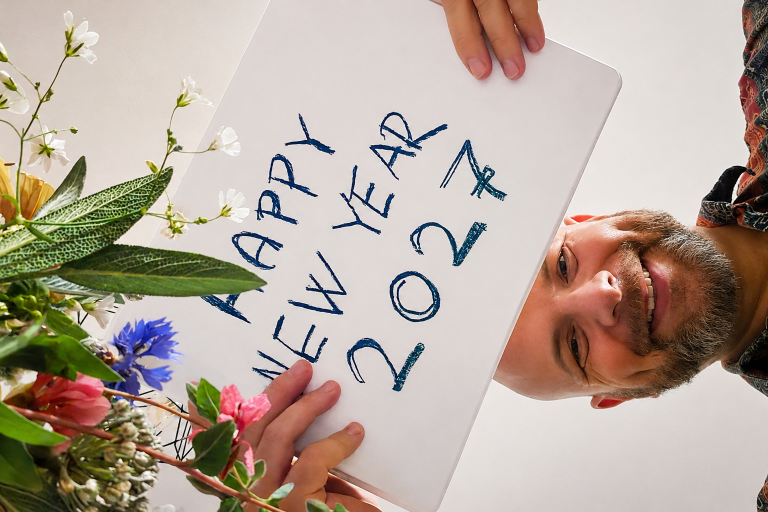
#> input picture marketing/07_happy_new_year/happy_new_year.png, 1536 x 1024 px (shown at 1/2 size)
$ python make_poster_07_happy_new_year.py
#> lines starting #> are read from the running program, lines starting #| are printed output that depends on the picture
### marketing/scripts/poster_kit.py
"""
Shared helpers for the marketing/*/make_poster_*.py scripts.

Every poster is a small script that imports this module, builds a Pillow
canvas, and calls poster.save(...). Keeps brand tokens (fonts, colors, logo
badge) and the repeated layout mechanics (crop, fade-to-bg, logo badge,
vertically centered footer text) in one place instead of re-copied per file.

Usage sketch:
    from poster_kit import *

    W, H = 1080, 1350
    canvas = Image.new("RGB", (W, H), BG)
    photo = Image.open(PHOTO).convert("RGB")
    canvas.paste(cover_crop(photo, W, 650), (0, 0))
    fade_to_bg(canvas, fade_top=520, fade_h=220)
    draw = ImageDraw.Draw(canvas)
    ...
    paste_logo(canvas, W, H)
"""
import os
from PIL import Image, ImageDraw, ImageFont

ROOT = os.path.dirname(os.path.dirname(os.path.dirname(os.path.abspath(__file__))))
FONT_DIR = os.path.join(ROOT, "marketing/fonts")
OUT_DIR = os.path.join(ROOT, "marketing/linkedin")
LOGO = os.path.join(ROOT, "landing/public/images/logo-icon.png")

GOLD = (228, 183, 80)
BG = (9, 7, 5)
WHITE = (238, 232, 222)
GRAY = (150, 140, 128)

PF_BOLD = "PlayfairDisplay-Bold.ttf"
PF_ITALIC = "PlayfairDisplay-BoldItalic.ttf"
DM_LIGHT = "DMSans-Light.ttf"
DM_REG = "DMSans-Regular.ttf"
DM_SEMI = "DMSans-SemiBold.ttf"
DM_BOLD = "DMSans-Bold.ttf"


def font(name, size):
    return ImageFont.truetype(os.path.join(FONT_DIR, name), size)


def wrap(draw, text, fnt, max_width):
    words = text.split(" ")
    lines = []
    cur = ""
    for word in words:
        trial = (cur + " " + word).strip()
        if draw.textlength(trial, font=fnt) <= max_width:
            cur = trial
        else:
            if cur:
                lines.append(cur)
            cur = word
    if cur:
        lines.append(cur)
    return lines


def draw_lines(draw, lines, fnt, x, y, fill, line_height):
    for line in lines:
        draw.text((x, y), line, font=fnt, fill=fill)
        y += line_height
    return y


def accent_line(draw, x, y, width=48, height=4, fill=GOLD):
    draw.rectangle([x, y, x + width, y + height], fill=fill)


# [11 lines left out: function cover_crop, not called in this run]


def fit_resize(img, target_w, target_h):
    """Resize img to exactly target_w x target_h with zero crop. Only call this
    when img's aspect ratio already matches target_w/target_h (pick the target
    band size to match the source photo instead of the other way around)."""
    return img.resize((target_w, target_h), Image.LANCZOS)


def fade_to_bg(canvas, fade_top, fade_h, bg=BG):
    """Gradient-fades the canvas from transparent to bg starting at fade_top,
    then fills solid bg for the remainder of the canvas below the fade."""
    w, h = canvas.size
    grad = Image.new("L", (1, fade_h), color=0)
    for i in range(fade_h):
        grad.putpixel((0, i), int(255 * (i / fade_h)))
    grad = grad.resize((w, fade_h))
    overlay = Image.new("RGB", (w, fade_h), bg)
    canvas.paste(overlay, (0, fade_top), grad)

    solid_top = fade_top + fade_h
    if solid_top < h:
        solid = Image.new("RGB", (w, h - solid_top), bg)
        canvas.paste(solid, (0, solid_top))


def paste_logo(canvas, canvas_w, canvas_h, pad_right=76, pad_bottom=66, box_size=84, icon_size=56, badge_fill=(18, 15, 12, 255)):
    """Pastes the gold-K logo in a rounded dark badge, bottom-right. Returns
    (x, y, box_size) of the badge so callers can vertically align footer text
    against it via draw_text_vcenter(..., center_y=y + box_size / 2)."""
    logo = Image.open(LOGO).convert("RGBA")
    box = Image.new("RGBA", (box_size, box_size), (0, 0, 0, 0))
    bd = ImageDraw.Draw(box)
    bd.rounded_rectangle([0, 0, box_size - 1, box_size - 1], radius=14, fill=badge_fill)
    icon = logo.resize((icon_size, icon_size), Image.LANCZOS)
    box.paste(icon, ((box_size - icon_size) // 2, (box_size - icon_size) // 2), icon)
    x = canvas_w - pad_right - box_size
    y = canvas_h - pad_bottom - box_size
    canvas.paste(box, (x, y), box)
    return x, y, box_size


# [17 lines left out: functions draw_text_vcenter, save_poster, not called in this run]

### marketing/scripts/make_poster_07_happy_new_year.py
"""
Generates the "Happy New Year" poster (1080x1080, square).
Photo band height (720) is chosen to exactly match the source photo's native
3:2 aspect ratio, so it renders with zero crop and no rotation.

Edit the CONTENT constants below and rerun:
    python3 marketing/scripts/make_poster_07_happy_new_year.py
"""
import os
from poster_kit import *

PHOTO = os.path.join(ROOT, "marketing/07_happy_new_year/happy_new_year.png")
OUTPUT_NAME = "poster-07-happy-new-year.png"

W, H = 1080, 1080
MARGIN = 68
PHOTO_H = 720  # = W / (1536/1024), the photo's exact native ratio -> zero crop


def make_poster():
    canvas = Image.new("RGB", (W, H), BG)

    photo = Image.open(PHOTO).convert("RGB")
#> photo is the input picture: PIL image 1536x1024 RGB; mean R, G, B 182, 167.7, 156
    canvas.paste(fit_resize(photo, W, PHOTO_H), (0, 0))
#> in fit_resize, `return img.resize((target_w, target_h), Image.LANCZOS)`:
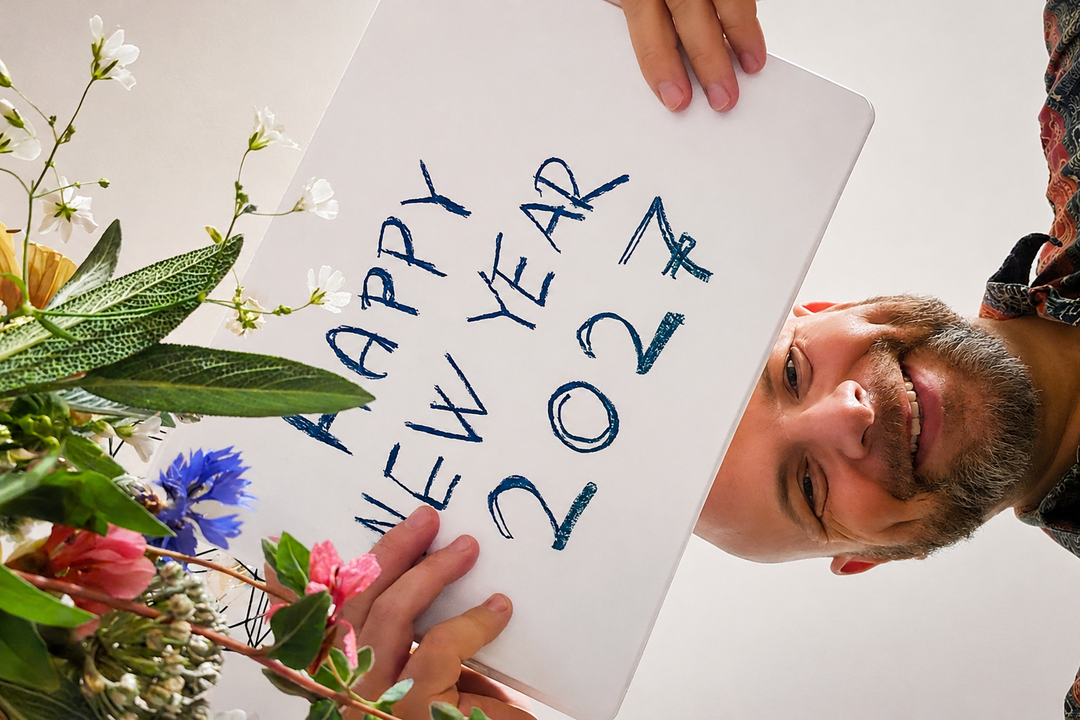
#> returned value: PIL image 1080x720 RGB; mean R, G, B 182.1, 167.7, 156
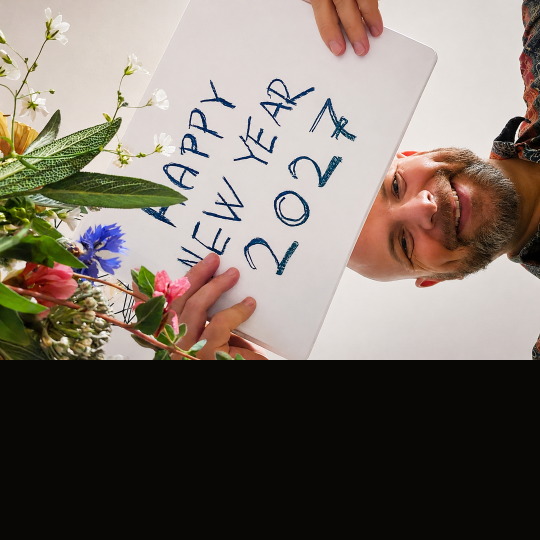
#> canvas: PIL image 1080x1080 RGB (shown at 1/2 size); mean R, G, B 124.4, 114.1, 105.7

    fade_to_bg(canvas, fade_top=PHOTO_H - 140, fade_h=220)
#> in fade_to_bg, `grad = grad.resize((w, fade_h))`:
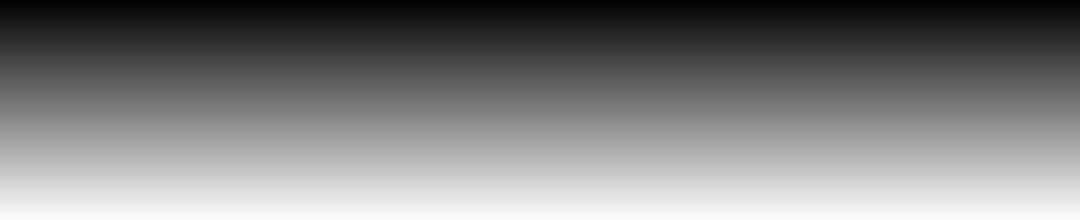
#> grad: PIL image 1080x220 L; min 0, max 253, mean 126.4
#> in fade_to_bg, `canvas.paste(overlay, (0, fade_top), grad)`:
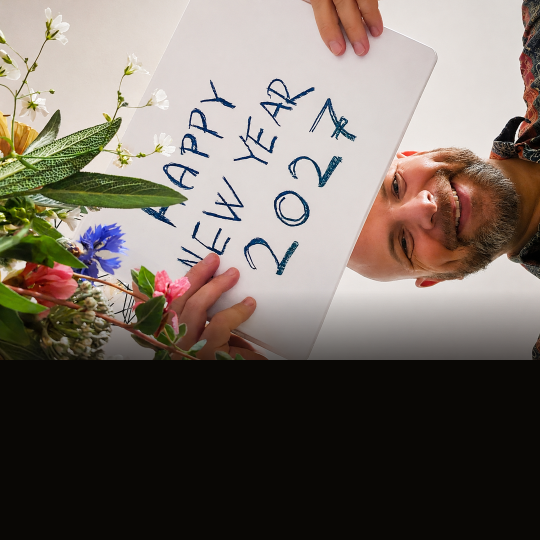
#> canvas: PIL image 1080x1080 RGB (shown at 1/2 size); mean R, G, B 117.9, 108.2, 100.3

    draw = ImageDraw.Draw(canvas)
    max_width = W - 2 * MARGIN
    y = 750

    line1_font = font(PF_BOLD, 44)
    line1_lines = wrap(draw, "Za 5 měsíců si dáš novoroční předsevzetí.", line1_font, max_width)
#> line1_lines = 1 item
    y = draw_lines(draw, line1_lines, line1_font, MARGIN, y, WHITE, 54)
#> the loop in draw_lines, `for line in lines:` made 1 pass
#> y on pass 1: 804
#> after the loop in draw_lines, `for line in lines:`: y = 804
#> y = 804
    y += 8
#> y = 812

    line2_font = font(PF_ITALIC, 44)
    draw.text((MARGIN, y), "Bude jiné než to letošní?", font=line2_font, fill=GOLD)
    y += 66
#> y = 878

    small_font = font(DM_REG, 25)
    small_lines = wrap(draw, "A poznáš aspoň jednu rostlinu na obrázku ↓", small_font, max_width)
#> small_lines = 1 item
    y = draw_lines(draw, small_lines, small_font, MARGIN, y, GRAY, 34)
#> the loop in draw_lines (call 2), `for line in lines:` made 1 pass
#> y on pass 1: 912
#> y = 912

    logo_x, logo_y, box_size = paste_logo(canvas, W, H, pad_right=MARGIN - 8, pad_bottom=54)
    footer_center_y = logo_y + box_size / 2
    hashtag_font = font(DM_SEMI, 24)
    draw_text_vcenter(draw, "#WinterWillAsk", hashtag_font, MARGIN, footer_center_y, GOLD)

    return canvas


if __name__ == "__main__":
#> (the run stopped early here; a loop or call above may not have finished)

$ run again, with marketing/photos/karel-bus-narrow.jpg saved as marketing/07_happy_new_year/happy_new_year.png
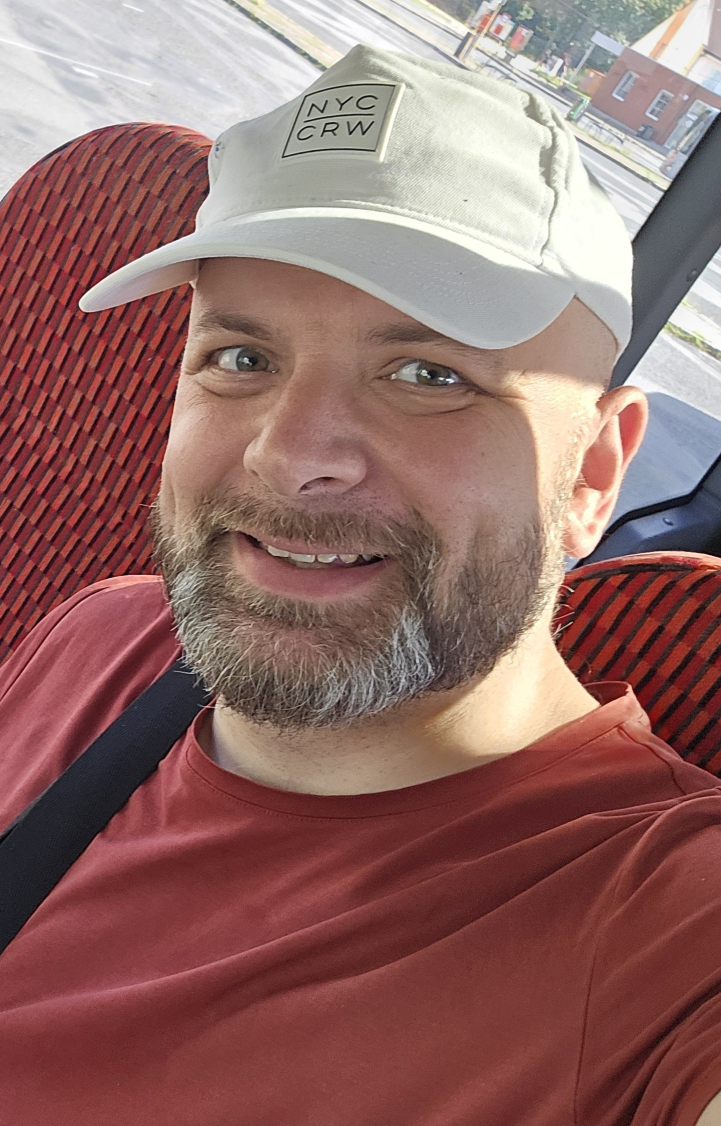
#> input picture marketing/photos/karel-bus-narrow.jpg, 1442 x 2252 px (shown at 1/2 size)
#> in make_poster, photo is the input picture: PIL image 1442x2252 RGB; mean R, G, B 145.7, 107.5, 103.6
#> in fit_resize, `return img.resize((target_w, target_h), Image.LANCZOS)`:
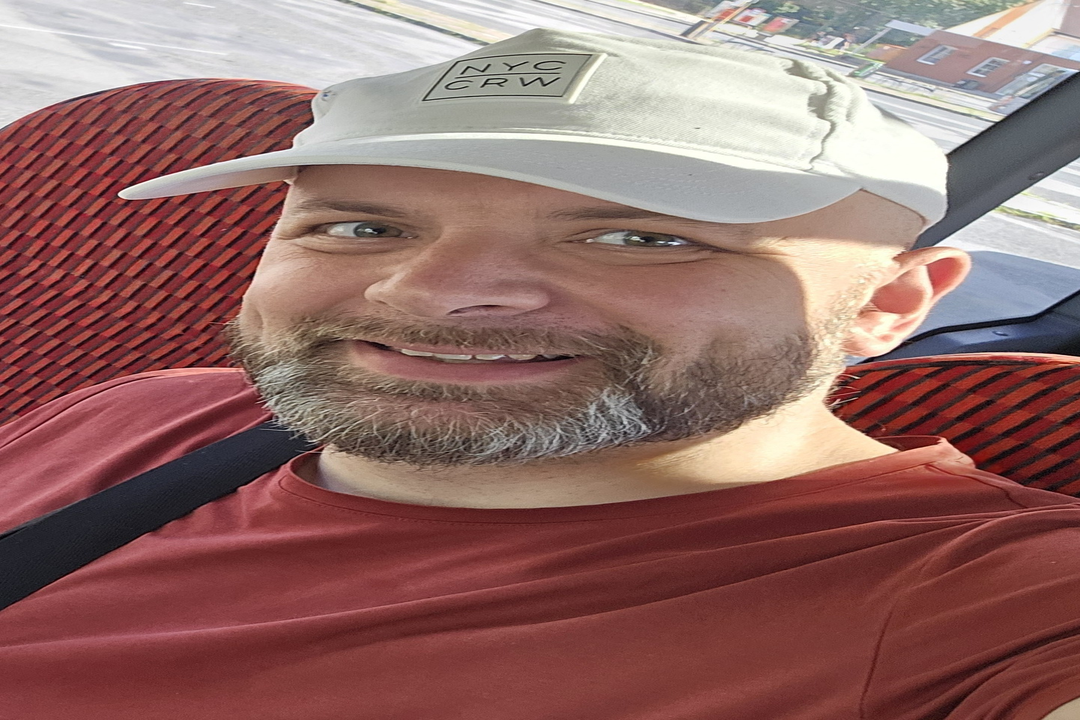
#> returned value: PIL image 1080x720 RGB; mean R, G, B 145.7, 107.5, 103.6
#> in fade_to_bg, `canvas.paste(overlay, (0, fade_top), grad)`:
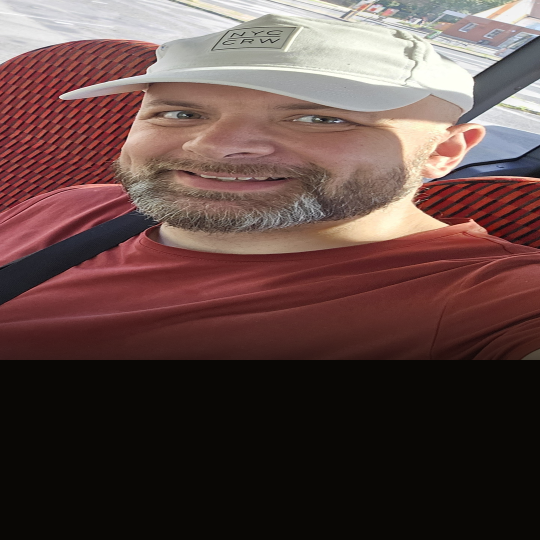
#> canvas: PIL image 1080x1080 RGB (shown at 1/2 size); mean R, G, B 95.5, 72, 68.7
#> line1_lines = 1 item
#> the loop in draw_lines, `for line in lines:` made 1 pass
#> y on pass 1: 804
#> after the loop in draw_lines, `for line in lines:`: y = 804
#> in make_poster, `y += 8`: y = 812
#> in make_poster, `y += 66`: y = 878
#> small_lines = 1 item
#> the loop in draw_lines (call 2), `for line in lines:` made 1 pass
#> y on pass 1: 912
#> in make_poster, `y = draw_lines(draw, small_lines, small_font, MARGIN, y, GRAY, 34)`: y = 912

$ run again, with marketing/03_two_tigers/two_tigers_example.png copied over marketing/07_happy_new_year/happy_new_year.png
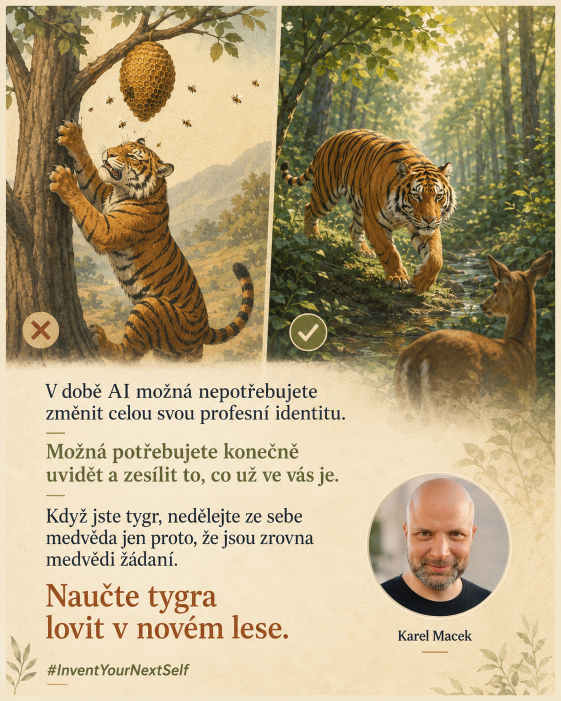
#> input picture marketing/03_two_tigers/two_tigers_example.png, 1122 x 1402 px (shown at 1/2 size)
#> in make_poster, photo is the input picture: PIL image 1122x1402 RGB; mean R, G, B 180.6, 163.5, 127
#> in fit_resize, `return img.resize((target_w, target_h), Image.LANCZOS)`:
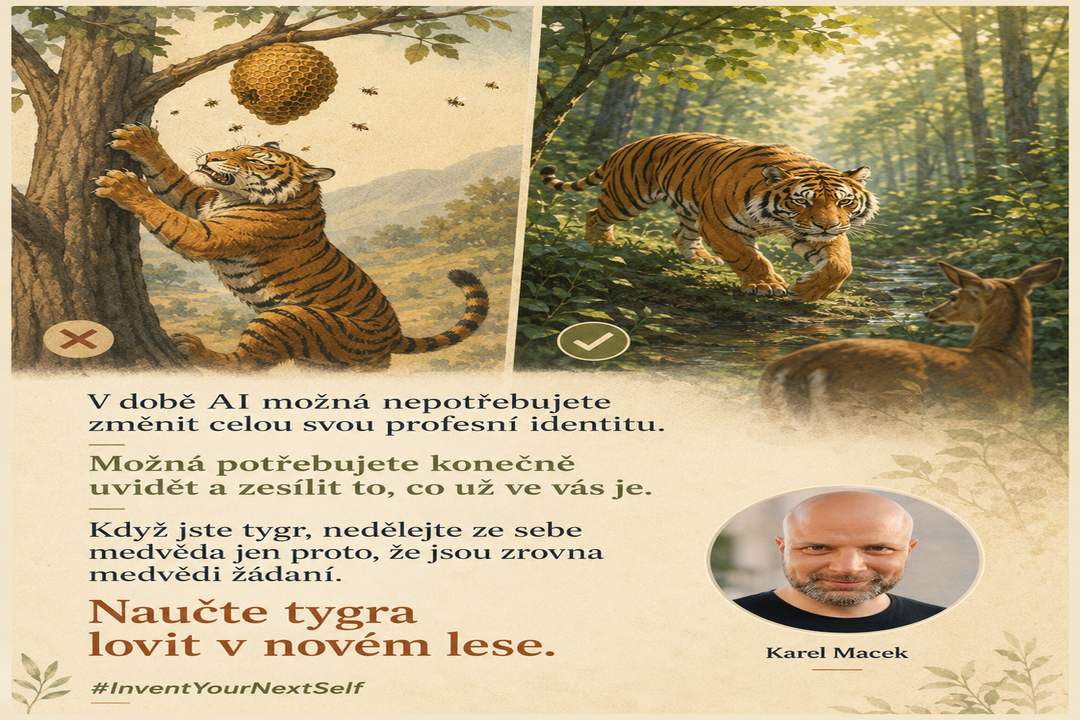
#> returned value: PIL image 1080x720 RGB; mean R, G, B 180.5, 163.5, 127
#> in fade_to_bg, `canvas.paste(overlay, (0, fade_top), grad)`:
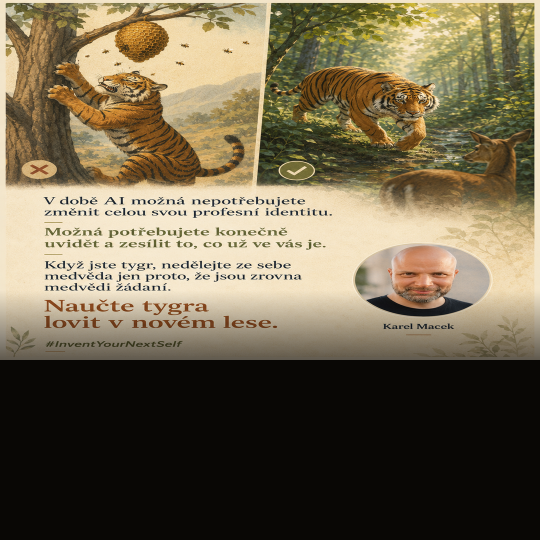
#> canvas: PIL image 1080x1080 RGB (shown at 1/2 size); mean R, G, B 114.3, 102.9, 79.2
#> line1_lines = 1 item
#> the loop in draw_lines, `for line in lines:` made 1 pass
#> y on pass 1: 804
#> after the loop in draw_lines, `for line in lines:`: y = 804
#> in make_poster, `y += 8`: y = 812
#> in make_poster, `y += 66`: y = 878
#> small_lines = 1 item
#> the loop in draw_lines (call 2), `for line in lines:` made 1 pass
#> y on pass 1: 912
#> in make_poster, `y = draw_lines(draw, small_lines, small_font, MARGIN, y, GRAY, 34)`: y = 912
